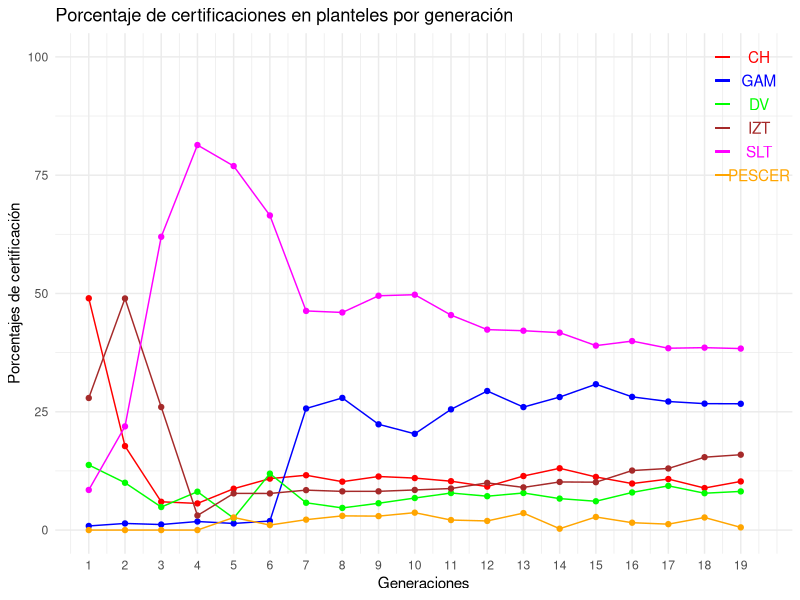
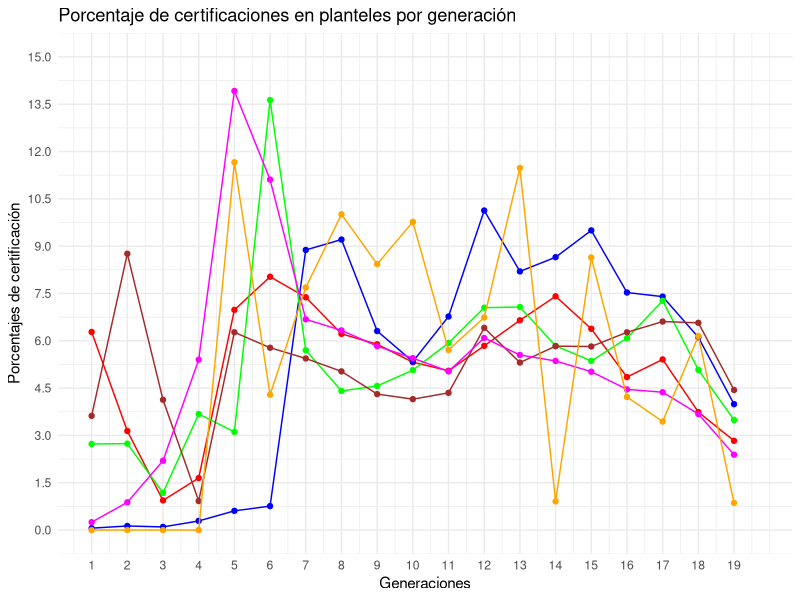
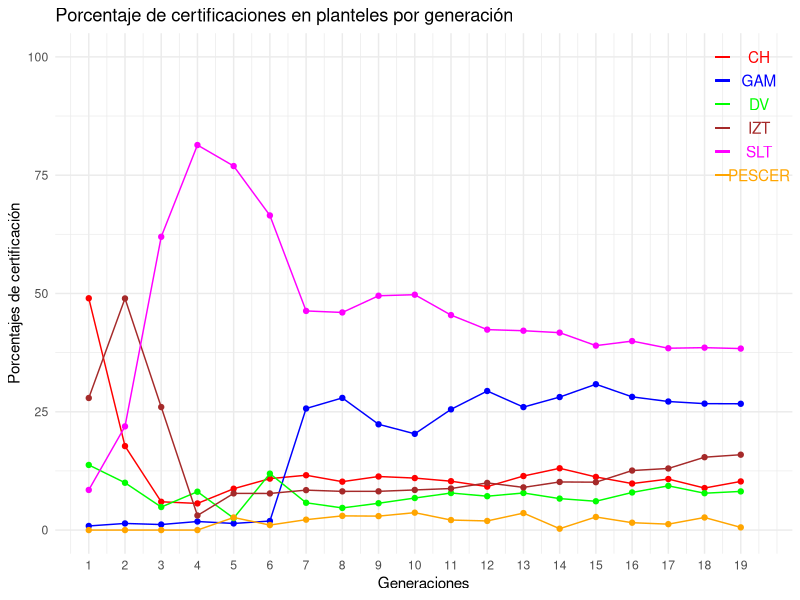

These figures' R source, in order:
setwd("~/Documentos/MiGitHub/ProyectoCertificacion")
setwd("~/Desktop/MiGithub/ProyectoCertificacion")

# Datos de la tabla
data <- matrix(c(
  8263, 146, 2321, 4707, 1430, 0,
  4132, 326, 2328, 11398, 5101, 0,
  1235, 241, 1006, 5370, 12801, 0,
  2173, 697, 3130, 1191, 31416, 0,
  9193, 1476, 2647, 8157, 80933, 2794,
  10566, 1852, 11588, 7523, 64603, 1029,
  9718, 21549, 4843, 7076, 38846, 1844,
  8183, 22348, 3749, 6545, 36801, 2399,
  7756, 15305, 3881, 5612, 33917, 2020,
  7005, 12963, 4311, 5406, 31698, 2342,
  6653, 16435, 5044, 5656, 29265, 1368,
  7688, 24588, 5988, 8342, 35439, 1615,
  8749, 19903, 6007, 6911, 32264, 2750,
  9753, 20987, 4963, 7590, 31143, 217,
  8400, 23058, 4558, 7571, 29166, 2071,
  6383, 18276, 5165, 8166, 25932, 1011,
  7120, 17947, 6180, 8601, 25392, 825,
  4928, 14830, 4321, 8548, 21391, 1474,
  3727, 9678, 2962, 5775, 13907, 206
), nrow = 19, byrow = TRUE)

# Asignar nombres a las filas y columnas
rownames(data) <- c("01", "02", "03", "04", "05", "06", "07", 
                    "08", "09", "10", "11", "12", "13", "14", 
                    "15", "16", "17", "18", "19")
colnames(data) <- c("CH", "GAM", "DV", "IZT", "SLT", "PESCER")
print(data)
# - - - - - - - - -  - - - - - - - - -  - - - - - - - - -  - - - - - - - - - 
# Calcular porcentajes por generacion
# - - - - - - - - -  - - - - - - - - -  - - - - - - - - -  - - - - - - - - - 
suma <- matrix(0,19,1)
for(i in 1:19){
  for(j in 1:6){
    suma[i] <- suma[i] +data[i,j]
  }
}
PorcentajesGeneracion <- matrix(0,19,6)
for(i in 1:19){
  PorcentajesGeneracion[i,]<- round(data[i,]/suma[i]*100,2); print(sum(data[1,]/suma[1]))
}
print(PorcentajesGeneracion)
rownames(PorcentajesGeneracion) <- c("01", "02", "03", "04", "05", "06", "07", 
                    "08", "09", "10", "11", "12", "13", "14", 
                    "15", "16", "17", "18", "19")
colnames(PorcentajesGeneracion) <- c("CH", "GAM", "DV", "IZT", "SLT", "PESCER")
print(PorcentajesGeneracion)
DatosGeneracion <- cbind(suma, data); print(DatosGeneracion)
colnames(DatosGeneracion) <- c("Totales","CH", "GAM", "DV", "IZT", "SLT", "PESCER")
print(DatosGeneracion)
# - - - - - - - - -  - - - - - - - - -  - - - - - - - - -  - - - - - - - - - 
# Calcular porcentajes totales por generacion
# - - - - - - - - -  - - - - - - - - -  - - - - - - - - -  - - - - - - - - - 
DatosGeneracion[,1]
total <- sum(DatosGeneracion[,1])
PorcentajeDatosGeneracion <- (DatosGeneracion[,1]/total)*100
sum(PorcentajeDatosGeneracion)
DatosGeneracion <- cbind(DatosGeneracion,round(PorcentajeDatosGeneracion,2))
colnames(DatosGeneracion) <- c("Totales","CH", "GAM", "DV", "IZT", "SLT", 
                               "PESCER", "% Gen")
print(DatosGeneracion)
# - - - - - - - - -  - - - - - - - - -  - - - - - - - - -  - - - - - - - - - 
# Calcular porcentajes por Planteles
# - - - - - - - - -  - - - - - - - - -  - - - - - - - - -  - - - - - - - - - 
suma <- matrix(0,6,1)
for(i in 1:6){
  suma[i] <- sum(data[,i])
}
PorcentajesPlantel <- matrix(0,19,6)
for(i in 1:6){
  PorcentajesPlantel[,i] <- data[,i]/suma[i]*100; print(sum(PorcentajesPlantel[,i]))
}
PorcentajesPlantel <- round(PorcentajesPlantel,2)
rownames(PorcentajesPlantel) <- c("01", "02", "03", "04", "05", "06", "07", 
                           "08", "09", "10", "11", "12", "13", "14", 
                           "15", "16", "17", "18", "19")
colnames(PorcentajesPlantel) <- c("CH", "GAM", "DV", "IZT", "SLT", "PESCER")
print(PorcentajesPlantel)
# - - - - - - - - -  - - - - - - - - -  - - - - - - - - -  - - - - - - - - - 
# Calcular porcentajes totales por Planteles
# - - - - - - - - -  - - - - - - - - -  - - - - - - - - -  - - - - - - - - - 
DatosPlantel <- c()
DatosPlantel <- rbind(t(suma),data)
rownames(DatosPlantel) <- c("Ttl","01", "02", "03", "04", "05", "06", "07", 
                            "08", "09", "10", "11", "12", "13", "14", "15",
                            "16", "17", "18", "19")
print(DatosPlantel)
total <- sum(DatosPlantel[1,])
DatosPlantel[1,]
PorcentajeDatosplantel <- (DatosPlantel[1,]/total)*100
sum(PorcentajeDatosGeneracion)
DatosPlantel <- rbind(DatosPlantel,round(PorcentajeDatosplantel,2))
rownames(DatosPlantel) <- c("Ttl","01", "02", "03", "04", "05", "06", "07", 
                            "08", "09", "10", "11", "12", "13", "14", "15",
                            "16", "17", "18", "19","% Plantel")
print(DatosPlantel)
print(DatosGeneracion)

# - - - - - - - - -  - - - - - - - - -  - - - - - - - - -  - - - - - - - - - 
library(xtable)
# - - - - - - - - -  - - - - - - - - -  - - - - - - - - -  - - - - - - - - - 
# Crear objetos xtable para las tablas de porcentajes por generación y por planteles
xtable_generacion <- xtable(PorcentajesGeneracion, caption = "Porcentajes por Generación")
xtable_planteles <- xtable(PorcentajesPlantel, caption = "Porcentajes por Planteles")
xtable_datosgeneracion <- xtable(DatosGeneracion, caption = "Datos por Generación")
xtable_datosplanteles <- xtable(DatosPlantel, caption = "Datos por Planteles")

# Imprimir las tablas en formato LaTeX
print(xtable_generacion, caption.placement = "top", type = "latex")
print(xtable_planteles, caption.placement = "top", type = "latex")
print(xtable_datosplanteles, caption.placement = "top", type = "latex")
print(xtable_datosgeneracion, caption.placement = "top", type = "latex")
# - - - - - - - - -  - - - - - - - - -  - - - - - - - - -  - - - - - - - - - 
# Guardar la tabla de porcentajes por generación en un archivo LaTeX
cat("\\documentclass{article}\n", file = "tabla_generacion.tex")
cat("\\usepackage{booktabs}\n", file = "tabla_generacion.tex", append = TRUE)
cat("\\begin{document}\n", file = "tabla_generacion.tex", append = TRUE)
print(xtable_generacion, caption.placement = "top", type = "latex", file = "tabla_generacion.tex", append = TRUE)
cat("\\end{document}\n", file = "tabla_generacion.tex", append = TRUE)


cat("\\documentclass{article}\n", file = "tabla_datosgeneracion.tex")
cat("\\usepackage{booktabs}\n", file = "tabla_datosgeneracion.tex", append = TRUE)
cat("\\begin{document}\n", file = "tabla_datosgeneracion.tex", append = TRUE)
print(xtable_datosgeneracion, caption.placement = "top", type = "latex", file = "tabla_datosgeneracion.tex", append = TRUE)
cat("\\end{document}\n", file = "tabla_datosgeneracion.tex", append = TRUE)


# Guardar la tabla de porcentajes por planteles en un archivo LaTeX
cat("\\documentclass{article}\n", file = "tabla_planteles.tex")
cat("\\usepackage{booktabs}\n", file = "tabla_planteles.tex", append = TRUE)
cat("\\begin{document}\n", file = "tabla_planteles.tex", append = TRUE)
print(xtable_planteles, caption.placement = "top", type = "latex", file = "tabla_planteles.tex", append = TRUE)
cat("\\end{document}\n", file = "tabla_planteles.tex", append = TRUE)



# Guardar la tabla de porcentajes por planteles en un archivo LaTeX
cat("\\documentclass{article}\n", file = "tabla_datosplanteles.tex")
cat("\\usepackage{booktabs}\n", file = "tabla_datosplanteles.tex", append = TRUE)
cat("\\begin{document}\n", file = "tabla_datosplanteles.tex", append = TRUE)
print(xtable_datosplanteles, caption.placement = "top", type = "latex", file = "tabla_datosplanteles.tex", append = TRUE)
cat("\\end{document}\n", file = "tabla_datosplanteles.tex", append = TRUE)



#  - - - - - - - - - - - - 
#  
library(ggplot2)
library(scales)  # Cargar el paquete "scales"

# Datos de la tabla
data <- data.frame(
  X = 1:19,
  CH = c(48.99, 17.75, 5.98, 5.63, 8.74, 10.87, 11.59, 10.23, 11.32, 10.99, 10.33, 9.19, 11.42, 13.06, 11.23, 9.83, 10.78, 8.88, 10.28),
  GAM = c(0.87, 1.40, 1.17, 1.81, 1.40, 1.91, 25.69, 27.93, 22.35, 20.34, 25.51, 29.39, 25.99, 28.11, 30.82, 28.15, 27.17, 26.72, 26.69),
  DV = c(13.76, 10.00, 4.87, 8.11, 2.52, 11.93, 5.77, 4.68, 5.67, 6.77, 7.83, 7.16, 7.84, 6.65, 6.09, 7.95, 9.35, 7.79, 8.17),
  IZT = c(27.91, 48.95, 26.00, 3.08, 7.75, 7.74, 8.44, 8.18, 8.19, 8.48, 8.78, 9.97, 9.02, 10.17, 10.12, 12.58, 13.02, 15.40, 15.93),
  SLT = c(8.48, 21.91, 61.98, 81.37, 76.93, 66.49, 46.31, 45.99, 49.52, 49.74, 45.43, 42.36, 42.13, 41.72, 38.98, 39.94, 38.43, 38.55, 38.36),
  PESCER = c(0.00, 0.00, 0.00, 0.00, 2.66, 1.06, 2.20, 3.00, 2.95, 3.68, 2.12, 1.93, 3.59, 0.29, 2.77, 1.56, 1.25, 2.66, 0.57)
)

# Crear una gráfica base
p <- ggplot(data, aes(X))

# Agregar líneas y puntos para cada columna
p <- p +
  geom_line(aes(y = CH), color = "red") +
  geom_point(aes(y = CH), color = "red") +
  geom_line(aes(y = GAM), color = "blue") +
  geom_point(aes(y = GAM), color = "blue") +
  geom_line(aes(y = DV), color = "green") +
  geom_point(aes(y = DV), color = "green") +
  geom_line(aes(y = IZT), color = "brown") +
  geom_point(aes(y = IZT), color = "brown") +
  geom_line(aes(y = SLT), color = "magenta") +
  geom_point(aes(y = SLT), color = "magenta") +
  geom_line(aes(y = PESCER), color = "orange") +
  geom_point(aes(y = PESCER), color = "orange")

# Añadir etiquetas de color en el lado superior derecho
p <- p + annotate("text", x = 19.5, y = 100, label = "CH", color = "red") +
  annotate("text", x = 19.5, y = 95, label = "GAM", color = "blue") +
  annotate("text", x = 19.5, y = 90, label = "DV", color = "green") +
  annotate("text", x = 19.5, y = 85, label = "IZT", color = "brown") +
  annotate("text", x = 19.5, y = 80, label = "SLT", color = "magenta") +
  annotate("text", x = 19.5, y = 75, label = "PESCER", color = "orange")

# Añadir líneas de color que conectan las etiquetas con las series correspondientes
p <- p +
  geom_segment(aes(x = 18.3, xend = 18.7, y = 100, yend = 100), color = "red") +
  geom_segment(aes(x = 18.3, xend = 18.7, y = 95, yend = 95), color = "blue") +
  geom_segment(aes(x = 18.3, xend = 18.7, y = 90, yend = 90), color = "green") +
  geom_segment(aes(x = 18.3, xend = 18.7, y = 85, yend = 85), color = "brown") +
  geom_segment(aes(x = 18.3, xend = 18.7, y = 80, yend = 80), color = "magenta") +
  geom_segment(aes(x = 18.3, xend = 18.7, y = 75, yend = 75), color = "orange")

# Ajustar el escalado del eje X
p <- p + scale_x_continuous(breaks = data$X)

# Configurar etiquetas y tema
p <- p +
  labs(title = "Porcentaje de certificaciones en planteles por generación",
       x = "Generaciones",
       y = "Porcentajes de certificación") +
  theme_minimal()

# Imprimir la gráfica
print(p)

# Guardar el gráfico en formato PDF
ggsave("graficoPorcentajesPlantel.pdf", plot = p, device = "pdf")
#  - - - - - - - - - - 
#  
library(ggplot2)
library(scales)  # Cargar el paquete "scales"

# Datos de la tabla de Porcentajes por Planteles
data_planteles <- data.frame(
  X = 1:19,
  CH = c(6.28, 3.14, 0.94, 1.65, 6.98, 8.03, 7.38, 6.22, 5.89, 5.32, 5.05, 5.84, 6.65, 7.41, 6.38, 4.85, 5.41, 3.74, 2.83),
  GAM = c(0.06, 0.13, 0.10, 0.29, 0.61, 0.76, 8.88, 9.21, 6.31, 5.34, 6.77, 10.13, 8.20, 8.65, 9.50, 7.53, 7.40, 6.11, 3.99),
  DV = c(2.73, 2.74, 1.18, 3.68, 3.11, 13.63, 5.70, 4.41, 4.57, 5.07, 5.93, 7.05, 7.07, 5.84, 5.36, 6.08, 7.27, 5.08, 3.49),
  IZT = c(3.62, 8.76, 4.13, 0.92, 6.27, 5.78, 5.44, 5.03, 4.31, 4.15, 4.35, 6.41, 5.31, 5.83, 5.82, 6.27, 6.61, 6.57, 4.44),
  SLT = c(0.25, 0.88, 2.20, 5.40, 13.92, 11.11, 6.68, 6.33, 5.83, 5.45, 5.03, 6.09, 5.55, 5.36, 5.02, 4.46, 4.37, 3.68, 2.39),
  PESCER = c(0.00, 0.00, 0.00, 0.00, 11.66, 4.29, 7.69, 10.01, 8.43, 9.77, 5.71, 6.74, 11.48, 0.91, 8.64, 4.22, 3.44, 6.15, 0.86)
)

# Crear una gráfica base para Porcentajes por Planteles
p_planteles <- ggplot(data_planteles, aes(X))

# Agregar líneas y puntos para cada columna en Porcentajes por Planteles
p_planteles <- p_planteles +
  geom_line(aes(y = CH), color = "red") +
  geom_point(aes(y = CH), color = "red") +
  geom_line(aes(y = GAM), color = "blue") +
  geom_point(aes(y = GAM), color = "blue") +
  geom_line(aes(y = DV), color = "green") +
  geom_point(aes(y = DV), color = "green") +
  geom_line(aes(y = IZT), color = "brown") +
  geom_point(aes(y = IZT), color = "brown") +
  geom_line(aes(y = SLT), color = "magenta") +
  geom_point(aes(y = SLT), color = "magenta") +
  geom_line(aes(y = PESCER), color = "orange") +
  geom_point(aes(y = PESCER), color = "orange")

# Añadir etiquetas de color en el lado superior derecho para Porcentajes por Planteles
p_planteles <- p_planteles + annotate("text", x = 19.5, y = 100, label = "CH", color = "red") +
  annotate("text", x = 19.5, y = 95, label = "GAM", color = "blue") +
  annotate("text", x = 19.5, y = 90, label = "DV", color = "green") +
  annotate("text", x = 19.5, y = 85, label = "IZT", color = "brown") +
  annotate("text", x = 19.5, y = 80, label = "SLT", color = "magenta") +
  annotate("text", x = 19.5, y = 75, label = "PESCER", color = "orange")

# Añadir líneas de color que conectan las etiquetas con las series correspondientes para Porcentajes por Planteles
p_planteles <- p_planteles +
  geom_segment(aes(x = 19.3, xend = 19.7, y = 100, yend = 100), color = "red") +
  geom_segment(aes(x = 19.3, xend = 19.7, y = 95, yend = 95), color = "blue") +
  geom_segment(aes(x = 19.3, xend = 19.7, y = 90, yend = 90), color = "green") +
  geom_segment(aes(x = 19.3, xend = 19.7, y = 85, yend = 85), color = "brown") +
  geom_segment(aes(x = 19.3, xend = 19.7, y = 80, yend = 80), color = "magenta") +
  geom_segment(aes(x = 19.3, xend = 19.7, y = 75, yend = 75), color = "orange")

# Ajustar el escalado del eje X para Porcentajes por Planteles
p_planteles <- p_planteles + scale_x_continuous(breaks = data_planteles$X)

# Configurar etiquetas y tema para Porcentajes por Planteles
p_planteles <- p_planteles +
  labs(title = "Porcentaje de certificaciones en planteles por generación",
       x = "Generaciones",
       y = "Porcentajes de certificación") +
  theme_minimal()

# Imprimir la gráfica para Porcentajes por Planteles
#print(p_planteles)
# Ajustar el escalado del eje Y para Porcentajes por Planteles
p_planteles <- p_planteles +
  scale_x_continuous(breaks = data_planteles$X) +
  scale_y_continuous(limits = c(0, 15), breaks = seq(0, 15, by = 1.5))

# Configurar etiquetas y tema para Porcentajes por Planteles
p_planteles <- p_planteles +
  labs(title = "Porcentaje de certificaciones en planteles por generación",
       x = "Generaciones",
       y = "Porcentajes de certificación") +
  theme_minimal()

# Imprimir la gráfica para Porcentajes por Planteles
print(p_planteles)
      


# - - - - - - - - - - -
# 

                                     